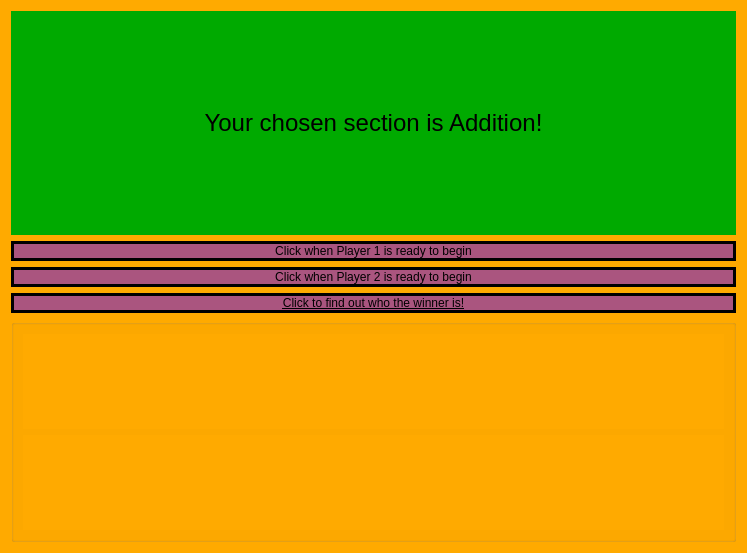
<?xml version="1.0" encoding="UTF-8"?>
<ui version="4.0">
 <class>g1M_addition</class>
 <widget class="QDialog" name="g1M_addition">
  <property name="geometry">
   <rect>
    <x>0</x>
    <y>0</y>
    <width>747</width>
    <height>553</height>
   </rect>
  </property>
  <property name="windowTitle">
   <string>Dialog</string>
  </property>
  <property name="styleSheet">
   <string notr="true">background-color: rgb(255, 170, 0);</string>
  </property>
  <layout class="QGridLayout" name="gridLayout_4">
   <item row="1" column="0">
    <widget class="QPushButton" name="pushButton">
     <property name="styleSheet">
      <string notr="true">background-color: rgb(170, 85, 127);
font: 75 14pt &quot;Comic Sans MS&quot;;
border: 3px solid black;</string>
     </property>
     <property name="text">
      <string>Click when Player 1 is ready to begin</string>
     </property>
    </widget>
   </item>
   <item row="0" column="0">
    <widget class="QLabel" name="label">
     <property name="styleSheet">
      <string notr="true">background-color: rgb(0, 170, 0);
font: 12pt &quot;Comic Sans MS&quot;;</string>
     </property>
     <property name="text">
      <string>&lt;html&gt;&lt;head/&gt;&lt;body&gt;&lt;p align=&quot;center&quot;&gt;&lt;span style=&quot; font-size:18pt;&quot;&gt;Your chosen section is Addition!&lt;/span&gt;&lt;/p&gt;&lt;/body&gt;&lt;/html&gt;</string>
     </property>
    </widget>
   </item>
   <item row="2" column="0">
    <widget class="QPushButton" name="pushButton_2">
     <property name="styleSheet">
      <string notr="true">background-color: rgb(170, 85, 127);
font: 75 14pt &quot;Comic Sans MS&quot;;
border: 3px solid black;</string>
     </property>
     <property name="text">
      <string>Click when Player 2 is ready to begin</string>
     </property>
    </widget>
   </item>
   <item row="3" column="0">
    <widget class="QPushButton" name="pushButton_3">
     <property name="styleSheet">
      <string notr="true">background-color: rgb(170, 85, 127);
text-decoration: underline;
font: 8pt &quot;MS Shell Dlg 2&quot;;
font: 75 15pt &quot;Comic Sans MS&quot;;
border: 3px solid black;</string>
     </property>
     <property name="text">
      <string>Click to find out who the winner is!</string>
     </property>
    </widget>
   </item>
   <item row="4" column="0">
    <widget class="QGroupBox" name="groupBox">
     <property name="title">
      <string/>
     </property>
     <layout class="QVBoxLayout" name="verticalLayout">
      <item>
       <widget class="QLabel" name="label_2">
        <property name="sizePolicy">
         <sizepolicy hsizetype="Preferred" vsizetype="Preferred">
          <horstretch>0</horstretch>
          <verstretch>0</verstretch>
         </sizepolicy>
        </property>
        <property name="styleSheet">
         <string notr="true">background-color: rgb(255, 170, 0);
font: 12pt &quot;Comic Sans MS&quot;;
qproperty-alignment: AlignCenter;</string>
        </property>
        <property name="text">
         <string/>
        </property>
       </widget>
      </item>
      <item>
       <widget class="QLabel" name="label_3">
        <property name="styleSheet">
         <string notr="true">background-color: rgb(255, 170, 0);
font: 75 18pt &quot;Comic Sans MS&quot;;
qproperty-alignment: AlignCenter;</string>
        </property>
        <property name="text">
         <string/>
        </property>
       </widget>
      </item>
     </layout>
    </widget>
   </item>
  </layout>
 </widget>
 <resources/>
 <connections/>
</ui>
